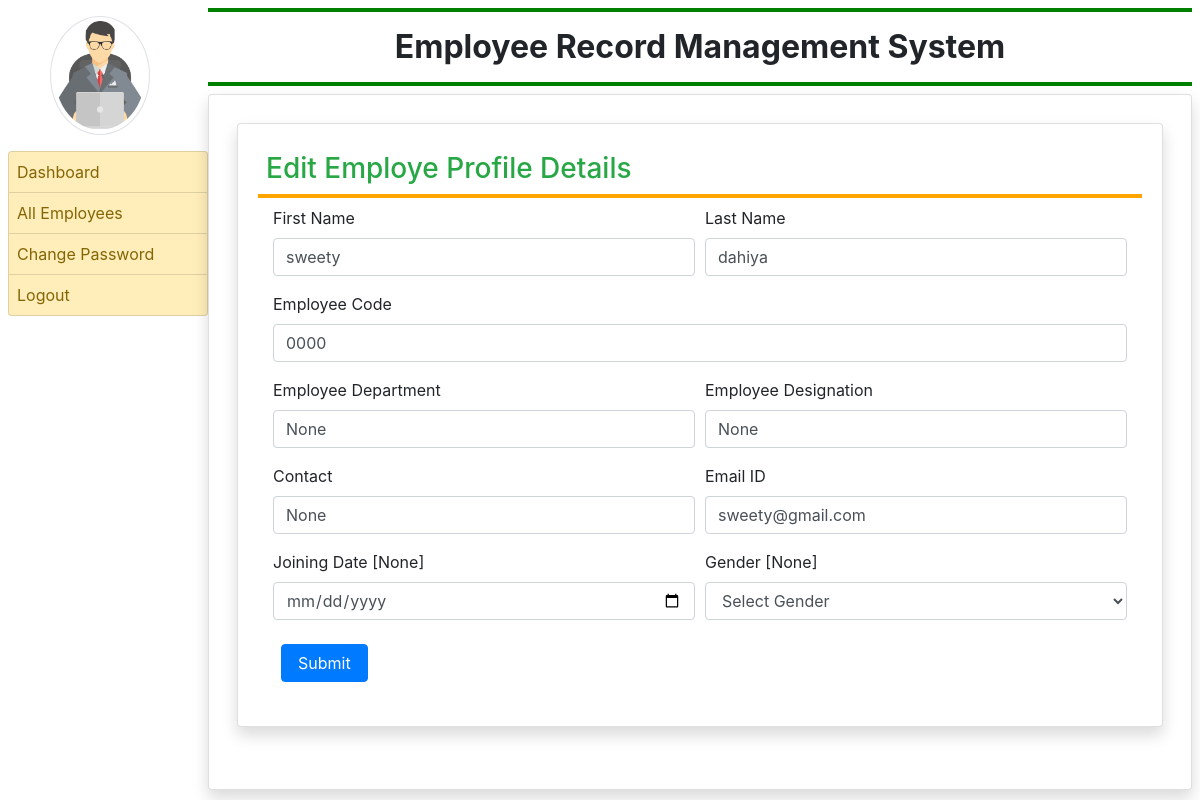
/edit_profile/6/ (signed in), run on the app's committed database.
### employee/models.py (models this page shows, shortened)
class EmployeeDetail(models.Model):
    user=models.ForeignKey(User,on_delete=models.CASCADE)
    empcode=models.CharField(max_length=50)
    empdept=models.CharField(max_length=100,null=True)
    designation=models.CharField(max_length=100,null=True)
    contact=models.CharField(max_length=15,null=True)
    gender=models.CharField(max_length=50,null=True)
    joiningdate=models.DateField(null=True)

### employee/views.py (the view, shortened to what this page needs)
# urls.py: path('edit_profile/<int:pid>/', views.edit_profile, name='edit_profile'),
def edit_profile(request,pid):
    if not request.user.is_authenticated:
        return redirect('admin_login')
    error=""
    employee=EmployeeDetail.objects.get(id=pid)
    jdate = ""
    if jdate:
        employee.joiningdate=jdate
    try:
        employee.save()
        employee.user.save()
        error="no"
    except:
        error="yes"
    return render(request,'edit_profile.html',locals())

### employee/templates/edit_profile.html (shortened to what this page needs)
{% extends 'admin_base.html' %}
{% block main %}
<div class="card shadow m-2">
    <div class="card-body">
        <h3 class="p-2 text-success"  style="border-bottom:4px solid orange ">Edit Employe Profile Details</h3>
        <div class="container-fluid">
            <form method="post">
                <div class="form-row">
                    <div class="col-sm-6">
                        <div class="form-group">
                            <label>First Name</label>
                            <input type="text" name="firstname" class="form-control" placeholder="Enter First Name" pattern="[a-zA-z]+" value="{{employee.user.first_name}}">
                        </div>
                    </div>
                            <div class="col-sm-6">
                                <div class="form-group">
                                    <label>Last Name</label>
                                    <input type="text" name="lastname" class="form-control" placeholder="Enter Last Name" pattern="[a-zA-z]+" value="{{employee.user.last_name}}">
                                </div>
                            </div>
                            <div class="col-sm-12">
                                <div class="form-group">
                                    <label>Employee Code</label>
                                    <input type="text" name="empcode" class="form-control" placeholder="Enter Your Employee Code" pattern="[0-9]+" value="{{employee.empcode}}">
                                </div>
                            </div>
                            <div class="col-sm-6">
                                <div class="form-group">
                                    <label>Employee Department</label>
                                    <input type="text" name="department" class="form-control" placeholder="Enter Your Department" value="{{employee.empdept}}">
                                </div>
                            </div>
                            <div class="col-sm-6">
                                <div class="form-group">
                                    <label>Employee Designation</label>
                                    <input type="text" name="designation" class="form-control" placeholder="Enter Your Designation" value="{{employee.designation}}">
                                </div>
                            </div>
                            <div class="col-sm-6">
                                <div class="form-group">
                                    <label>Contact</label>
                                    <input type="text" name="contact" class="form-control" placeholder="Enter Your Contact" value="{{employee.contact}}">
                                </div>
                            </div>
                            <div class="col-sm-6">
                                <div class="form-group">
                                    <label>Email ID</label>
                                    <input type="email" name="emailid" class="form-control" placeholder="Enter Your Email" value="{{employee.user.username}}">
                                </div>
                            </div>
                            <div class="col-sm-6">
                                <div class="form-group">
                                    <label>Joining Date [{{employee.joiningdate}}]</label>
                                    <input type="date" name="jdate" class="form-control">
                                </div>
                            </div>
                            <div class="col-sm-6">
                                <div class="form-group">
                                    <label>Gender [{{employee.gender}}]</label>
                                    <select name="gender" class="form-control">
                                        <option value="none">Select Gender</option>
                                    </select>
                                </div>
                            </div>
                        </div>
                        <input type="submit" value="Submit" class="m-2 px-3 btn btn-primary">
                    </form>
                </div>
{% endblock %}

### data on the page
EmployeeDetail: firstname "sweety", lastname "dahiya", empcode "0000", department "None", designation "None", contact "None", emailid "sweety@gmail.com", joiningdate "None", gender "None"
